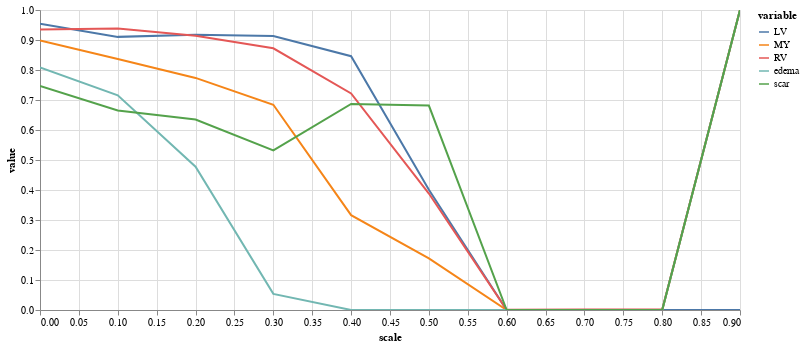

Notebook source saved alongside this figure:
### Code cell
(alt
 .Chart(results.melt(id_vars=['scale'],value_vars=['LV','MY','RV','edema','scar']))
 .mark_line()
 .encode(
     x="scale",
     y="value",
     color="variable",
     tooltip="value"
 )
 .properties(width=700,height=300)
 .interactive()
)

### Figure 1 — Vega-Lite specification as saved in the notebook (floating-point values rounded to 4 significant figures)
{"config": {"view": {"continuousWidth": 400, "continuousHeight": 300}}, "data": {"name": "data-55eb8275d910b6cb98490a17520b0d64"}, "mark": "line", "encoding": {"color": {"field": "variable", "type": "nominal"}, "tooltip": {"field": "value", "type": "quantitative"}, "x": {"field": "scale", "type": "quantitative"}, "y": {"field": "value", "type": "quantitative"}}, "height": 300, "selection": {"selector005": {"type": "interval", "bind": "scales", "encodings": ["x", "y"]}}, "width": 700, "$schema": "https://vega.github.io/schema/vega-lite/v4.17.0.json", "datasets": {"data-55eb8275d910b6cb98490a17520b0d64": [{"scale": 0.0, "variable": "LV", "value": 0.9545}, {"scale": 0.1, "variable": "LV", "value": 0.9104}, {"scale": 0.2, "variable": "LV", "value": 0.9175}, {"scale": 0.3, "variable": "LV", "value": 0.9135}, {"scale": 0.4, "variable": "LV", "value": 0.846}, {"scale": 0.5, "variable": "LV", "value": 0.4007}, {"scale": 0.6, "variable": "LV", "value": 0.0}, {"scale": 0.7, "variable": "LV", "value": 0.0}, {"scale": 0.8, "variable": "LV", "value": 0.0}, {"scale": 0.9, "variable": "LV", "value": 0.0}, {"scale": 0.0, "variable": "MY", "value": 0.8986}, {"scale": 0.1, "variable": "MY", "value": 0.8366}, {"scale": 0.2, "variable": "MY", "value": 0.7736}, {"scale": 0.3, "variable": "MY", "value": 0.6842}, {"scale": 0.4, "variable": "MY", "value": 0.3163}, {"scale": 0.5, "variable": "MY", "value": 0.1724}, {"scale": 0.6, "variable": "MY", "value": 0.0}, {"scale": 0.7, "variable": "MY", "value": 0.0}, {"scale": 0.8, "variable": "MY", "value": 0.0}, {"scale": 0.9, "variable": "MY", "value": 1.0}, {"scale": 0.0, "variable": "RV", "value": 0.9353}, {"scale": 0.1, "variable": "RV", "value": 0.9386}, {"scale": 0.2, "variable": "RV", "value": 0.9141}, {"scale": 0.3, "variable": "RV", "value": 0.8724}, {"scale": 0.4, "variable": "RV", "value": 0.722}, {"scale": 0.5, "variable": "RV", "value": 0.3883}, {"scale": 0.6, "variable": "RV", "value": 0.0004491}, {"scale": 0.7, "variable": "RV", "value": 0.001593}, {"scale": 0.8, "variable": "RV", "value": 0.001411}, {"scale": 0.9, "variable": "RV", "value": 1.0}, {"scale": 0.0, "variable": "edema", "value": 0.8088}, {"scale": 0.1, "variable": "edema", "value": 0.7154}, {"scale": 0.2, "variable": "edema", "value": 0.4775}, {"scale": 0.3, "variable": "edema", "value": 0.0538}, {"scale": 0.4, "variable": "edema", "value": 0.0}, {"scale": 0.5, "variable": "edema", "value": 0.0}, {"scale": 0.6, "variable": "edema", "value": 0.0}, {"scale": 0.7, "variable": "edema", "value": 0.0}, {"scale": 0.8, "variable": "edema", "value": 0.0}, {"scale": 0.9, "variable": "edema", "value": 1.0}, {"scale": 0.0, "variable": "scar", "value": 0.7464}, {"scale": 0.1, "variable": "scar", "value": 0.6651}, {"scale": 0.2, "variable": "scar", "value": 0.6349}, {"scale": 0.3, "variable": "scar", "value": 0.5321}, {"scale": 0.4, "variable": "scar", "value": 0.6867}, {"scale": 0.5, "variable": "scar", "value": 0.6815}, {"scale": 0.6, "variable": "scar", "value": 0.0}, {"scale": 0.7, "variable": "scar", "value": 0.0}, {"scale": 0.8, "variable": "scar", "value": 0.0}, {"scale": 0.9, "variable": "scar", "value": 1.0}]}}
